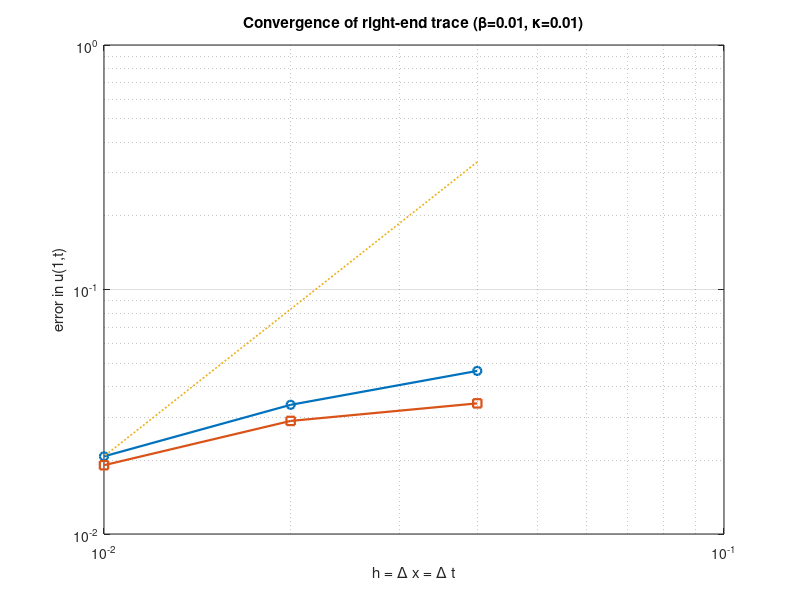

Recreate this plot in MATLAB. (Note: this script raises an error after producing the figure.)
function beam_contact_convergence()
% Convergence check for the right-end trace u(1,t) with the implicit FD+DNC scheme.
% Compares successive meshes with h_{l+1} = h_l/2 and reports L2/Linf-in-time errors.
%
% Problem data (as in the prompt)
L = 1.0;  T = 5.0;  alpha2 = 1.296;  f0 = -1.5;  y_minus = -0.02;
kappa = 1e-2;       % tune if desired
beta  = 1e-2;       % pick a representative beta for the convergence test

% Mesh sequence (h = Δx = Δt), from coarse to fine
hs = [0.04, 0.02, 0.01, 0.005];

% Storage
U = cell(numel(hs),1);
Tgrid = cell(numel(hs),1);

% Run simulations
for k = 1:numel(hs)
    h = hs(k);
    dx = h; dt = h;
    [t, u_right] = run_beam(beta, kappa, y_minus, L, T, dx, dt, alpha2, f0);
    Tgrid{k} = t(:).';         % row
    U{k}     = u_right(:).';   % row
end

% Compute errors between successive levels (fine restricted to coarse times)
E2   = nan(1,numel(hs)-1);     % L2(0,T) in time
Einf = nan(1,numel(hs)-1);     % Linf(0,T) in time
for k = 1:numel(hs)-1
    tC = Tgrid{k};     uC = U{k};
    tF = Tgrid{k+1};   uF = U{k+1};
    % since dt halves exactly, coarse times are every 2nd fine step
    ratio = round((hs(k))/hs(k+1));  % should be 2
    idx = 1:ratio:numel(tF);
    % defensive: align lengths in case of rounding
    m = min(numel(tC), numel(idx));
    diff = uC(1:m) - uF(idx(1:m));
    tuse = tC(1:m);
    % L2 and Linf in time (continuous norms via trapezoid and max)
    E2(k)   = sqrt(trapz(tuse, diff.^2));
    Einf(k) = max(abs(diff));
end

% Observed orders (between successive pairs)
p2   = nan(1,numel(E2)-1);
pinf = nan(1,numel(Einf)-1);
for k = 1:numel(E2)-1
    p2(k)   = log(E2(k)/E2(k+1))   / log(hs(k)/hs(k+1));
    pinf(k) = log(Einf(k)/Einf(k+1)) / log(hs(k)/hs(k+1));
end

% Pretty print table
fprintf('\nConvergence of right-end trace u(1,t)  (beta = %.3g, kappa = %.3g)\n', beta, kappa);
fprintf('----------------------------------------------------------------------------- \n');
fprintf('%10s %12s %14s %14s %10s %10s\n','h=dx=dt','N=T/h','L2 error','Linf error','p(L2)','p(Linf)');
fprintf('----------------------------------------------------------------------------- \n');
for k = 1:numel(hs)
    h = hs(k);
    N = round(T/h);
    if k < numel(hs)
        e2 = E2(k);  einf = Einf(k);
        if k==1
            fprintf('%10.4f %12d %14.4e %14.4e %10s %10s\n', h, N, e2, einf, '-', '-');
        else
            fprintf('%10.4f %12d %14.4e %14.4e %10.3f %10.3f\n', h, N, e2, einf, p2(k-1), pinf(k-1));
        end
    else
        % finest level has no error vs finer mesh
        fprintf('%10.4f %12d %14s %14s %10s %10s\n', h, N, '-', '-', '-', '-');
    end
end
fprintf('----------------------------------------------------------------------------- \n');

% Log–log plot
figure; hold on;
loglog(hs(1:end-1), E2,   'o-','LineWidth',1.6,'DisplayName','L^2_t error');
loglog(hs(1:end-1), Einf, 's-','LineWidth',1.6,'DisplayName','L^\infty_t error');

% slope-2 reference line (anchored to finest E2)
href = hs(1:end-1);
Cref = E2(end) / (href(end)^2 + eps);
loglog(href, Cref*href.^2, ':','LineWidth',1.2,'DisplayName','O(h^2) reference');

grid on; box on;
xlabel('h = \Delta x = \Delta t');
ylabel('error in u(1,t)');
title(sprintf('Convergence of right-end trace (\\beta=%.3g, \\kappa=%.3g)', beta, kappa), 'Interpreter','tex');
legend('Location','south east');

end

% ======================================================================
function [t, u_right] = run_beam(beta, kappa, y_minus, L, T, dx, dt, alpha2, f0)
% One run of the implicit FD scheme with DNC at x=1.
M  = round(L/dx);              % nodes 0..M
N  = round(T/dt);              % times 0..N
x  = linspace(0,L,M+1).';
t  = linspace(0,T,N+1);

phi = @(tt) 0.0;               % u(0,t)=0
u0  = @(xx) 0.0;
v0  = @(xx) 0.0;

gamma = alpha2*(dt^2)/(dx^4);

u = zeros(M+1, N+1);           % u(i+1,j+1) ~ u_i^j
u(:,1) = u0(x);
u(:,2) = u0(x) + dt*v0(x);
u(1,:) = 0;                    % Dirichlet at x=0

for j = 1:(N-1)
    % contact decision from previous time level at right end
    in_contact = (u(M+1, j+1) <= y_minus);

    % Unknowns: w = [u_1^{j+1}; ... ; u_M^{j+1}]
    A = spalloc(M, M, 5*M);
    b = zeros(M,1);

    % i=1 (uses u_{-1}=u_1)
    A(1,1) = 1 + 7*gamma;
    if M >= 2, A(1,2) = -4*gamma; end
    if M >= 3, A(1,3) =  gamma;   end
    b(1) = dt^2*f0 + 2*u(2, j+1) - u(2, j);  % phi=0 eliminates 4γ*phi

    % interior i=2..M-2
    for i = 2:(M-2)
        r = i;
        if i-2 >= 1
            A(r, i-2) = A(r, i-2) + gamma;
        end
        A(r, i-1) = A(r, i-1) - 4*gamma;
        A(r, i  ) = A(r, i  ) + (1 + 6*gamma);
        A(r, i+1) = A(r, i+1) - 4*gamma;
        A(r, i+2) = A(r, i+2) + gamma;

        b(r) = b(r) + dt^2*f0 + 2*u(i+1, j+1) - u(i+1, j);
    end

    % i = M-1
    A(M-1, M-3) = gamma;
    A(M-1, M-2) = -4*gamma;
    A(M-1, M-1) = 1 + 5*gamma;
    A(M-1, M  ) = -2*gamma;
    b(M-1)     = dt^2*f0 + 2*u(M, j+1) - u(M, j);

    % i = M (contact vs no-contact)
    if ~in_contact
        A(M, M-2) =  2*gamma;
        A(M, M-1) = -4*gamma;
        A(M, M  ) =  1 + 2*gamma;
        b(M)      =  dt^2*f0 + 2*u(M+1, j+1) - u(M+1, j);
    else
        c = (dx^3/alpha2) * (kappa + beta/dt);
        A(M, M-2) =  2*gamma;
        A(M, M-1) = -4*gamma;
        A(M, M  ) =  1 + 2*gamma*(c + 1);
        b(M)      =  dt^2*f0 ...
                   + 2*(1 + gamma*(beta*dx^3)/(alpha2*dt))*u(M+1, j+1) ...
                   -   u(M+1, j) ...
                   + 2*gamma*(dx^3/alpha2)*kappa*y_minus;
    end

    % Solve and write back
    w = A \ b;
    u(1,   j+2) = 0;
    u(2:end,j+2) = w;
end

u_right = u(end,:);
end
